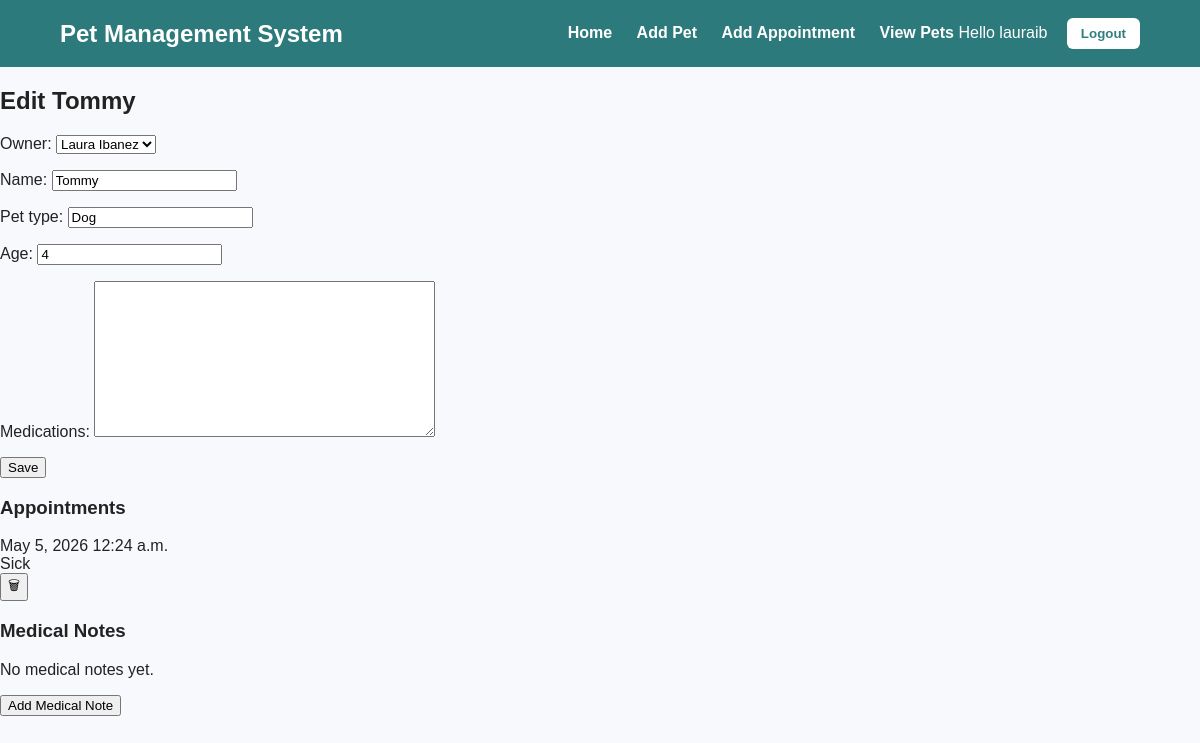
/pets/4/edit/ (signed in), run on an earlier commit of the app's database.
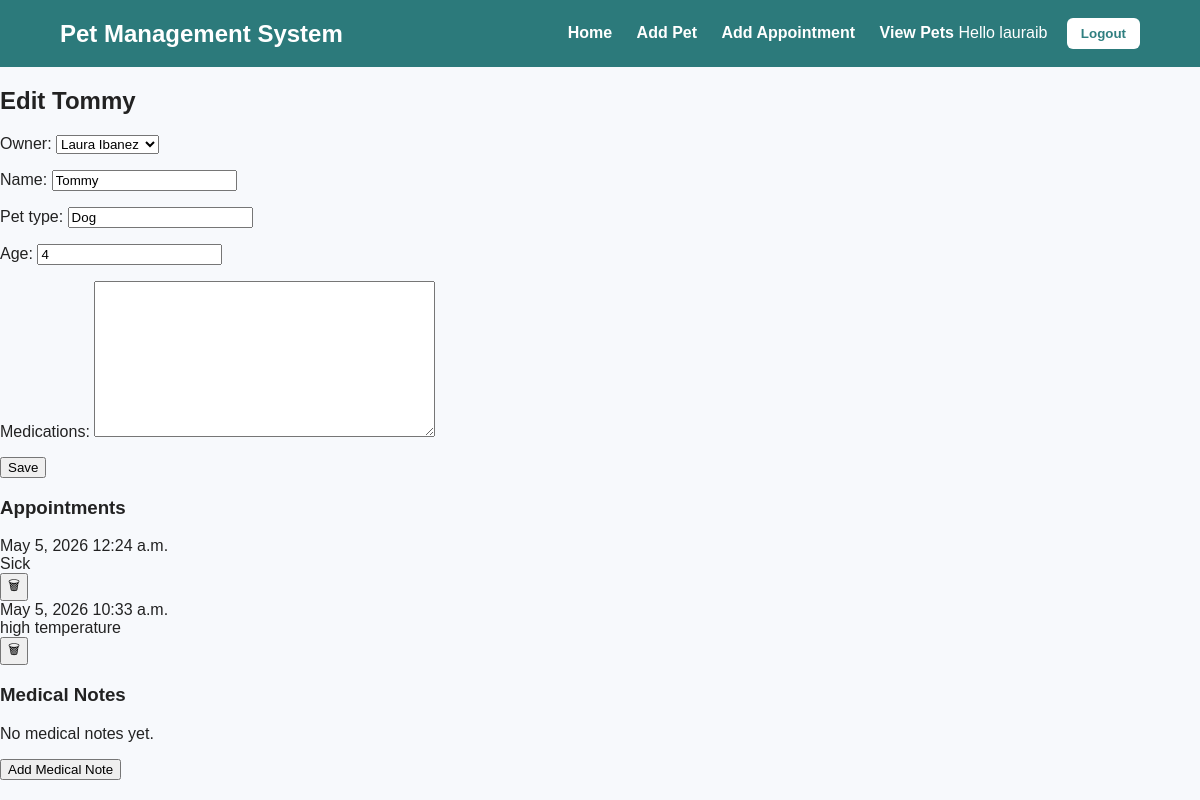
And on a later commit of the database.
### pets/models.py (models this page shows, shortened)
class Appointment(models.Model):
    pet = models.ForeignKey(Pet, on_delete=models.CASCADE, related_name="appointments")
    date = models.DateField()
    time = models.TimeField()
    reason = models.CharField(max_length=200)
    notes = models.TextField(blank=True)

### pets/views.py (the view)
# urls.py: path("pets/<int:id>/edit/", views.edit_pet, name="edit_pet"),
@login_required
def edit_pet(request, id):
    pet = get_object_or_404(Pet, id=id)
    if request.method == "POST":
        form = PetForm(request.POST, instance=pet)
        if form.is_valid():
            form.save()
            return redirect("pet_list")
    else:
        form = PetForm(instance=pet)
    appointments = pet.appointments.all()
    return render(request, "pets/pet_form.html", {
        "form": form,
        "pet": pet,
        "appointments": appointments
    })

### pets/pet_form.py
class PetForm(forms.ModelForm):
    class Meta:
        model = Pet
        fields = ['owner', 'name', 'pet_type', 'age', 'medications']

### pets/models.py (called while the page is built)
    def __str__(self):
        return f"{self.first_name} {self.last_name}"

### pets/templates/pets/pet_form.html (shortened to what this page needs)
{% extends 'pets/base.html' %}
{% block content %}
<h2>
    {% if pet %}
        Edit {{ pet.name }}
    {% else %}
        Add a Pet
    {% endif %}
</h2>
<form method="POST">
    {{ form.as_p }}
    <button type="submit">Save</button>
</form>
<h3>Appointments</h3>
{% for appt in appointments %}
    <div>
        {{ appt.date }} {{ appt.time }}
        <br>
        {{ appt.reason }}
        <form method="POST" action="{% url 'delete_appointment' appt.id %}">
            <button type="submit" class="btn-delete">🗑</button>
        </form>
    </div>
{% empty %}
    <p>No appointments yet</p>
{% endfor %}
<h3>Medical Notes</h3>
{% for note in pet.notes.all %}
    <div style="margin-bottom: 15px;">
        <p><strong>Date:</strong> {{ note.date }}</p>
        <p>{{ note.note }}</p>
    </div>
{% empty %}
    <p>No medical notes yet.</p>
{% endfor %}
<a href="{% url 'medical_notes' %}?pet_id={{ pet.id }}">
    <button type="button">Add Medical Note</button>
</a>
{% endblock %}

What changed in the data, as far as the page shows it:
added Appointment: date "May 5, 2026", time "10:33 a.m.", reason "high temperature"
